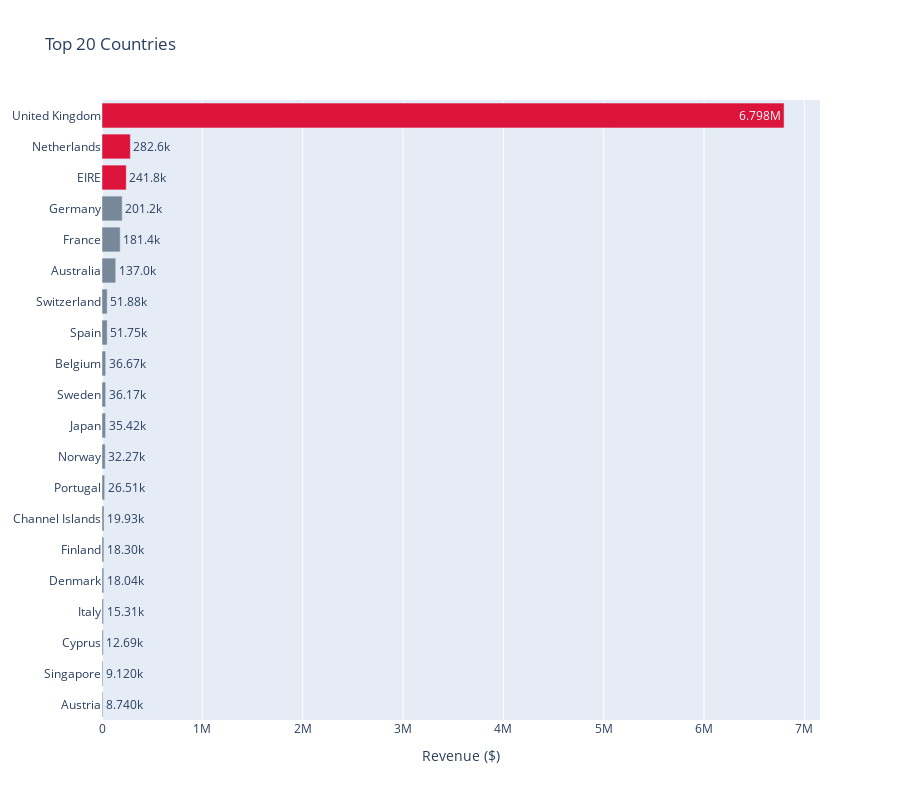

Source (notebook cell):
### Markdown cell above
## **Top Countries**

### Code cell
topCountries = data.groupby(['Country'], as_index=False)[['Quantity', 'Revenue']].sum().sort_values('Revenue', ascending=False).head(20).reset_index(drop=True)

colorseq = ['lightslategray']*len(topCountries)
colorseq[0] = 'crimson'
colorseq[1] = 'crimson'
colorseq[2] = 'crimson'
fig = px.bar(topCountries,
  x='Revenue', y='Country', height=800, title='Top 20 Countries', text_auto='.4s',
  color='Country', color_discrete_sequence=colorseq, hover_data=topCountries.columns  
)
fig.update_xaxes(title='Revenue ($)')
fig.update_yaxes(title=None)
fig.update_layout(yaxis=dict(categoryorder='total ascending'), showlegend=False)
fig.show()

### Figure 1 — Plotly figure (JSON) as saved in the notebook; plotly's stock layout.template omitted (floating-point values rounded to 4 significant figures)
{"data": [{"alignmentgroup": "True", "customdata": [[3982994]], "hovertemplate": "Country=%{y}<br>Revenue=%{x}<br>Quantity=%{customdata[0]}<extra></extra>", "legendgroup": "United Kingdom", "marker": {"color": "crimson", "pattern": {"shape": ""}}, "name": "United Kingdom", "offsetgroup": "United Kingdom", "orientation": "h", "showlegend": true, "textposition": "auto", "texttemplate": "%{x:.4s}", "type": "bar", "x": [6798000.0], "xaxis": "x", "y": ["United Kingdom"], "yaxis": "y"}, {"alignmentgroup": "True", "customdata": [[199358]], "hovertemplate": "Country=%{y}<br>Revenue=%{x}<br>Quantity=%{customdata[0]}<extra></extra>", "legendgroup": "Netherlands", "marker": {"color": "crimson", "pattern": {"shape": ""}}, "name": "Netherlands", "offsetgroup": "Netherlands", "orientation": "h", "showlegend": true, "textposition": "auto", "texttemplate": "%{x:.4s}", "type": "bar", "x": [282600.0], "xaxis": "x", "y": ["Netherlands"], "yaxis": "y"}, {"alignmentgroup": "True", "customdata": [[133287]], "hovertemplate": "Country=%{y}<br>Revenue=%{x}<br>Quantity=%{customdata[0]}<extra></extra>", "legendgroup": "EIRE", "marker": {"color": "crimson", "pattern": {"shape": ""}}, "name": "EIRE", "offsetgroup": "EIRE", "orientation": "h", "showlegend": true, "textposition": "auto", "texttemplate": "%{x:.4s}", "type": "bar", "x": [241800.0], "xaxis": "x", "y": ["EIRE"], "yaxis": "y"}, {"alignmentgroup": "True", "customdata": [[116365]], "hovertemplate": "Country=%{y}<br>Revenue=%{x}<br>Quantity=%{customdata[0]}<extra></extra>", "legendgroup": "Germany", "marker": {"color": "lightslategray", "pattern": {"shape": ""}}, "name": "Germany", "offsetgroup": "Germany", "orientation": "h", "showlegend": true, "textposition": "auto", "texttemplate": "%{x:.4s}", "type": "bar", "x": [201200.0], "xaxis": "x", "y": ["Germany"], "yaxis": "y"}, {"alignmentgroup": "True", "customdata": [[108966]], "hovertemplate": "Country=%{y}<br>Revenue=%{x}<br>Quantity=%{customdata[0]}<extra></extra>", "legendgroup": "France", "marker": {"color": "lightslategray", "pattern": {"shape": ""}}, "name": "France", "offsetgroup": "France", "orientation": "h", "showlegend": true, "textposition": "auto", "texttemplate": "%{x:.4s}", "type": "bar", "x": [181400.0], "xaxis": "x", "y": ["France"], "yaxis": "y"}, {"alignmentgroup": "True", "customdata": [[83348]], "hovertemplate": "Country=%{y}<br>Revenue=%{x}<br>Quantity=%{customdata[0]}<extra></extra>", "legendgroup": "Australia", "marker": {"color": "lightslategray", "pattern": {"shape": ""}}, "name": "Australia", "offsetgroup": "Australia", "orientation": "h", "showlegend": true, "textposition": "auto", "texttemplate": "%{x:.4s}", "type": "bar", "x": [137000.0], "xaxis": "x", "y": ["Australia"], "yaxis": "y"}, {"alignmentgroup": "True", "customdata": [[29679]], "hovertemplate": "Country=%{y}<br>Revenue=%{x}<br>Quantity=%{customdata[0]}<extra></extra>", "legendgroup": "Switzerland", "marker": {"color": "lightslategray", "pattern": {"shape": ""}}, "name": "Switzerland", "offsetgroup": "Switzerland", "orientation": "h", "showlegend": true, "textposition": "auto", "texttemplate": "%{x:.4s}", "type": "bar", "x": [51880.0], "xaxis": "x", "y": ["Switzerland"], "yaxis": "y"}, {"alignmentgroup": "True", "customdata": [[26592]], "hovertemplate": "Country=%{y}<br>Revenue=%{x}<br>Quantity=%{customdata[0]}<extra></extra>", "legendgroup": "Spain", "marker": {"color": "lightslategray", "pattern": {"shape": ""}}, "name": "Spain", "offsetgroup": "Spain", "orientation": "h", "showlegend": true, "textposition": "auto", "texttemplate": "%{x:.4s}", "type": "bar", "x": [51750.0], "xaxis": "x", "y": ["Spain"], "yaxis": "y"}, {"alignmentgroup": "True", "customdata": [[22882]], "hovertemplate": "Country=%{y}<br>Revenue=%{x}<br>Quantity=%{customdata[0]}<extra></extra>", "legendgroup": "Belgium", "marker": {"color": "lightslategray", "pattern": {"shape": ""}}, "name": "Belgium", "offsetgroup": "Belgium", "orientation": "h", "showlegend": true, "textposition": "auto", "texttemplate": "%{x:.4s}", "type": "bar", "x": [36670.0], "xaxis": "x", "y": ["Belgium"], "yaxis": "y"}, {"alignmentgroup": "True", "customdata": [[35690]], "hovertemplate": "Country=%{y}<br>Revenue=%{x}<br>Quantity=%{customdata[0]}<extra></extra>", "legendgroup": "Sweden", "marker": {"color": "lightslategray", "pattern": {"shape": ""}}, "name": "Sweden", "offsetgroup": "Sweden", "orientation": "h", "showlegend": true, "textposition": "auto", "texttemplate": "%{x:.4s}", "type": "bar", "x": [36170.0], "xaxis": "x", "y": ["Sweden"], "yaxis": "y"}, {"alignmentgroup": "True", "customdata": [[25224]], "hovertemplate": "Country=%{y}<br>Revenue=%{x}<br>Quantity=%{customdata[0]}<extra></extra>", "legendgroup": "Japan", "marker": {"color": "lightslategray", "pattern": {"shape": ""}}, "name": "Japan", "offsetgroup": "Japan", "orientation": "h", "showlegend": true, "textposition": "auto", "texttemplate": "%{x:.4s}", "type": "bar", "x": [35420.0], "xaxis": "x", "y": ["Japan"], "yaxis": "y"}, {"alignmentgroup": "True", "customdata": [[19176]], "hovertemplate": "Country=%{y}<br>Revenue=%{x}<br>Quantity=%{customdata[0]}<extra></extra>", "legendgroup": "Norway", "marker": {"color": "lightslategray", "pattern": {"shape": ""}}, "name": "Norway", "offsetgroup": "Norway", "orientation": "h", "showlegend": true, "textposition": "auto", "texttemplate": "%{x:.4s}", "type": "bar", "x": [32270.0], "xaxis": "x", "y": ["Norway"], "yaxis": "y"}, {"alignmentgroup": "True", "customdata": [[15922]], "hovertemplate": "Country=%{y}<br>Revenue=%{x}<br>Quantity=%{customdata[0]}<extra></extra>", "legendgroup": "Portugal", "marker": {"color": "lightslategray", "pattern": {"shape": ""}}, "name": "Portugal", "offsetgroup": "Portugal", "orientation": "h", "showlegend": true, "textposition": "auto", "texttemplate": "%{x:.4s}", "type": "bar", "x": [26510.0], "xaxis": "x", "y": ["Portugal"], "yaxis": "y"}, {"alignmentgroup": "True", "customdata": [[9471]], "hovertemplate": "Country=%{y}<br>Revenue=%{x}<br>Quantity=%{customdata[0]}<extra></extra>", "legendgroup": "Channel Islands", "marker": {"color": "lightslategray", "pattern": {"shape": ""}}, "name": "Channel Islands", "offsetgroup": "Channel Islands", "orientation": "h", "showlegend": true, "textposition": "auto", "texttemplate": "%{x:.4s}", "type": "bar", "x": [19930.0], "xaxis": "x", "y": ["Channel Islands"], "yaxis": "y"}, {"alignmentgroup": "True", "customdata": [[10575]], "hovertemplate": "Country=%{y}<br>Revenue=%{x}<br>Quantity=%{customdata[0]}<extra></extra>", "legendgroup": "Finland", "marker": {"color": "lightslategray", "pattern": {"shape": ""}}, "name": "Finland", "offsetgroup": "Finland", "orientation": "h", "showlegend": true, "textposition": "auto", "texttemplate": "%{x:.4s}", "type": "bar", "x": [18300.0], "xaxis": "x", "y": ["Finland"], "yaxis": "y"}, {"alignmentgroup": "True", "customdata": [[8147]], "hovertemplate": "Country=%{y}<br>Revenue=%{x}<br>Quantity=%{customdata[0]}<extra></extra>", "legendgroup": "Denmark", "marker": {"color": "lightslategray", "pattern": {"shape": ""}}, "name": "Denmark", "offsetgroup": "Denmark", "orientation": "h", "showlegend": true, "textposition": "auto", "texttemplate": "%{x:.4s}", "type": "bar", "x": [18040.0], "xaxis": "x", "y": ["Denmark"], "yaxis": "y"}, {"alignmentgroup": "True", "customdata": [[7969]], "hovertemplate": "Country=%{y}<br>Revenue=%{x}<br>Quantity=%{customdata[0]}<extra></extra>", "legendgroup": "Italy", "marker": {"color": "lightslategray", "pattern": {"shape": ""}}, "name": "Italy", "offsetgroup": "Italy", "orientation": "h", "showlegend": true, "textposition": "auto", "texttemplate": "%{x:.4s}", "type": "bar", "x": [15310.0], "xaxis": "x", "y": ["Italy"], "yaxis": "y"}, {"alignmentgroup": "True", "customdata": [[6263]], "hovertemplate": "Country=%{y}<br>Revenue=%{x}<br>Quantity=%{customdata[0]}<extra></extra>", "legendgroup": "Cyprus", "marker": {"color": "lightslategray", "pattern": {"shape": ""}}, "name": "Cyprus", "offsetgroup": "Cyprus", "orientation": "h", "showlegend": true, "textposition": "auto", "texttemplate": "%{x:.4s}", "type": "bar", "x": [12690.0], "xaxis": "x", "y": ["Cyprus"], "yaxis": "y"}, {"alignmentgroup": "True", "customdata": [[5234]], "hovertemplate": "Country=%{y}<br>Revenue=%{x}<br>Quantity=%{customdata[0]}<extra></extra>", "legendgroup": "Singapore", "marker": {"color": "lightslategray", "pattern": {"shape": ""}}, "name": "Singapore", "offsetgroup": "Singapore", "orientation": "h", "showlegend": true, "textposition": "auto", "texttemplate": "%{x:.4s}", "type": "bar", "x": [9120.0], "xaxis": "x", "y": ["Singapore"], "yaxis": "y"}, {"alignmentgroup": "True", "customdata": [[4843]], "hovertemplate": "Country=%{y}<br>Revenue=%{x}<br>Quantity=%{customdata[0]}<extra></extra>", "legendgroup": "Austria", "marker": {"color": "lightslategray", "pattern": {"shape": ""}}, "name": "Austria", "offsetgroup": "Austria", "orientation": "h", "showlegend": true, "textposition": "auto", "texttemplate": "%{x:.4s}", "type": "bar", "x": [8740.0], "xaxis": "x", "y": ["Austria"], "yaxis": "y"}], "layout": {"barmode": "relative", "height": 800, "legend": {"title": {"text": "Country"}, "tracegroupgap": 0}, "showlegend": false, "title": {"text": "Top 20 Countries"}, "xaxis": {"anchor": "y", "domain": [0, 1], "title": {"text": "Revenue ($)"}}, "yaxis": {"anchor": "x", "categoryarray": ["Austria", "Singapore", "Cyprus", "Italy", "Denmark", "Finland", "Channel Islands", "Portugal", "Norway", "Japan", "Sweden", "Belgium", "Spain", "Switzerland", "Australia", "France", "Germany", "EIRE", "Netherlands", "United Kingdom"], "categoryorder": "total ascending", "domain": [0, 1], "title": {}}}}
